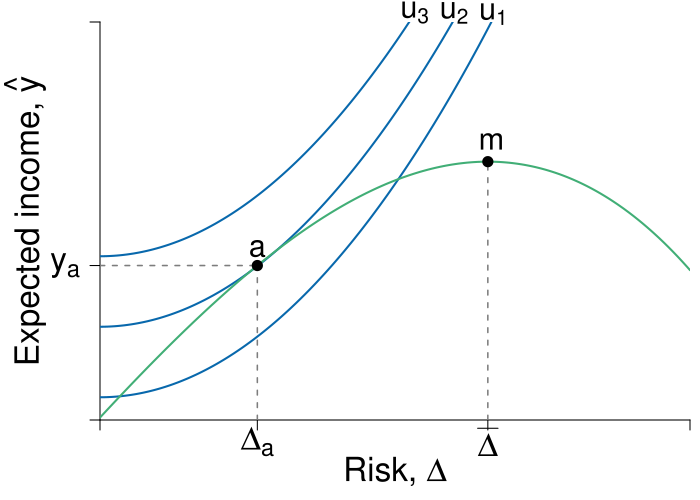

This figure's R source:
#Graph Designer: Simon Halliday & Riley Boeth '17
#Authors: Bowles, Foley and Halliday
#Title: Coordination, Conflict and Competition: A Text in Microeconomics

library(shape)
pdf(file = "capitalism/risks_feasible_very_margin.pdf", width = 7, height = 5)


#Set parameters for graphics
axislabelsize <- 2
labelsize <- 1.8
namesize <- 1.8
annotatesize <- 1.5
graphlinewidth <- 2
segmentlinewidth <- 1.5

COL <- c("#7fc97f", "#beaed4", "#fdc086", "#ffff99", "#386cb0", "#f0027f", "#bf5b17", "#666666")
COLA <- c("#e0f3db", "#99d8c9","#66c2a4","#41ae76", "#238b45", "#005824")
COLB <- c("#c6dbef", "#4eb3d3", "#2b8cbe", "#0868ac","#084081")
COLC <- c("#fcfbfd", "#efedf5", "#dadaeb", "#bcbddc", "#9e9ac8", "#807dba", "#6a51a3", "#54278f", "#3f007d")
grays <- gray.colors(25, start = 1, end = 0)

#Edited the margins to cater for the larger LHS labels
par(mar =  c(4, 5, 1.1, 0.5))

#Indifference curves of a risk-averse homo economicus (2nd graph out of the two for 4.7)

indiffA <- function(x, ua=2) {
  ua + (1/12)*(x)^2
}

#Average wealth function 

avgwealth <- function(x,y){
  (1.08)*((-1/35)*(((-((.9)*x-36))^2))+36.8+((-1/10)*(x-4)+(-1/1000)*((x-3)^3)))
}

#Add limits on axes and levels of utility for each indifference curve
ylims <- c(0, 35)
xlims <- c(0, 30)

npts <- 501 
x <- seq(xlims[1], xlims[2], length.out = npts)
y <- seq(ylims[1], ylims[2], length.out = npts) 

plot(0, 0, xlim = xlims, ylim = ylims, type = "n",
     xlab = expression(paste("")),
     ylab = expression(paste("")), 
     xaxt = "n", 
     yaxt = "n", 
     cex.lab = axislabelsize, 
     bty = "n", 
     xaxs="i", 
     yaxs="i"
)

#x and y limits with plain axes without ticks/numbers to match previous graph

#ticksx <- seq(from = 0, to = xlims[2]+1, by = 4)
#xlabels <- seq(from = 0, to = xlims[2], by = 1)
ticksx <- c(xlims[1], 8, 19.72, xlims[2])
xlabels <- c(NA, expression(paste(Delta[a])), expression(paste(bar(Delta))), NA)
#ticksy <- seq(from = 0, to = ylims[2]+1, by = 4)
#ylabels <- seq(from = 0, to = ylims[2], by = 1)
ticksy <- c(ylims[1], avgwealth(8), ylims[2])
ylabels <- c(NA, expression(paste(y[a])), NA)


axis(1,at = ticksx,  pos = 0, labels = xlabels, cex.axis = axislabelsize)
axis(2,at = ticksy,  pos = 0, labels = ylabels, las = 1, cex.axis = axislabelsize)

npts <- 500 
xx1 <- seq(xlims[1], xlims[2], length.out = npts)
xx2 <- seq(0, xlims[2], length.out = npts)
xx3 <- seq(xlims[1], 0, length.out = npts)
xx4 <- seq(-11, 0, length.out = npts)


lines(xx1, indiffA(xx1, ua = 2), col = COLB[4], lwd = graphlinewidth)
lines(xx1, indiffA(xx1, ua = 8.2), col = COLB[4], lwd = graphlinewidth)
lines(xx1, indiffA(xx1, ua = 14.4), col = COLB[4], lwd = graphlinewidth)
lines(xx1, avgwealth(xx1), col = COLA[4], lwd = graphlinewidth)


#Axis labels and draw linear utility function
mtext(expression(paste("Risk, ", Delta)), side = 1, line = 2.5, cex = axislabelsize)
text(-3.8, 0.5*ylims[2], expression(paste("Expected income, ", hat(y))), xpd = TRUE, cex = axislabelsize, srt = 90) 

#Label various points on line

text(8, avgwealth(8)+1.5, expression(paste(a)), cex = labelsize)
segments(8, 0, 8, avgwealth(8), lty = 2, col = grays[20], lwd = segmentlinewidth)
segments(0, avgwealth(8), 8, avgwealth(8), lty = 2, col = grays[20], lwd = segmentlinewidth)
points(8, avgwealth(8), pch = 16, col = "black", cex = 1.5)
# 
# segments(25, 0, 25, avgwealth(25), lty = 2, col = "gray", lwd = segmentlinewidth)
# points(25, avgwealth(25), pch = 16, col = "black", cex = 1.5)
# 
# text(20, avgwealth(20)+1, expression(paste(y, ""[max])), cex = labelsize)
# segments(20, 0, 20, avgwealth(20), lty = 2, col = "gray", lwd = segmentlinewidth)
# points(20, avgwealth(20), pch = 16, col = "black", cex = 1.5)
# 
# text(14.7, avgwealth(15)+1, expression(paste("e")), cex = labelsize)
# segments(15, 0, 15, avgwealth(15), lty = 2, col = "gray", lwd = segmentlinewidth)
# points(15, avgwealth(15), pch = 16, col = "black", cex = 1.5)
# 
# segments(12, 0, 12, avgwealth(12), lty = 2, col = "gray", lwd = segmentlinewidth)
# points(12, avgwealth(12), pch = 16, col = "black", cex = 1.5)

#Label relevant points on axes

#label the three indifference curves

text(20, indiffA(20)+0.355, expression(paste(u[1])), xpd = TRUE, cex = labelsize)
text(18, indiffA(18)+6.8, expression(paste(u[2])),  xpd = TRUE, cex = labelsize)
text(16, indiffA(16)+12.5, expression(paste(u[3])),  xpd = TRUE, cex = labelsize)

#Label average wealth curve and indifference curves generally

# text(24.5, avgwealth(30)+2.5, expression(paste("Expected income")), xpd = TRUE, cex = labelsize)
# text(24.5, avgwealth(30)+1, expression(paste("function")), xpd = TRUE, cex = labelsize)
text(24.5, avgwealth(30) + 5, expression(paste(hat(y)(Delta))), xpd = TRUE, cex = labelsize)

#text(25, 35, expression(paste("Very")), xpd = TRUE, cex = labelsize)
# text(25, 33.5, expression(paste("High risk aversion")), xpd = TRUE, cex = labelsize)
# text(25, 32, expression(paste("indifference curves")), xpd = TRUE, cex = labelsize)

# Label Max
segments(19.72, 0, 19.72, 22.718, lty = 2, col = grays[20], lwd = segmentlinewidth)
points(19.72, 22.718, pch = 16, col = "black", cex = 1.5)
text(19.9, 24.5, expression(paste("m")), xpd = TRUE, cex = labelsize)





dev.off()
